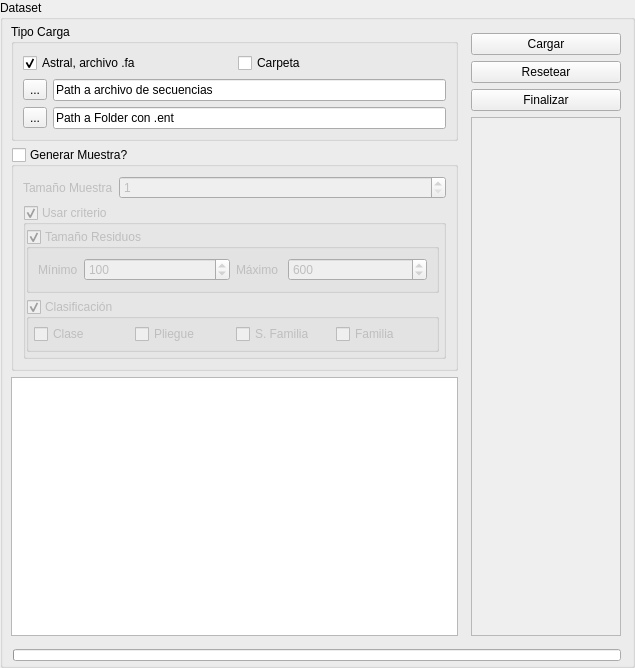
<?xml version="1.0" encoding="UTF-8"?>
<ui version="4.0">
 <class>DatasetView</class>
 <widget class="QGroupBox" name="DatasetView">
  <property name="geometry">
   <rect>
    <x>0</x>
    <y>0</y>
    <width>635</width>
    <height>668</height>
   </rect>
  </property>
  <property name="sizePolicy">
   <sizepolicy hsizetype="Preferred" vsizetype="Preferred">
    <horstretch>0</horstretch>
    <verstretch>0</verstretch>
   </sizepolicy>
  </property>
  <property name="windowTitle">
   <string>GroupBox</string>
  </property>
  <property name="title">
   <string>Dataset</string>
  </property>
  <layout class="QVBoxLayout" name="verticalLayout_3">
   <property name="spacing">
    <number>4</number>
   </property>
   <property name="sizeConstraint">
    <enum>QLayout::SetDefaultConstraint</enum>
   </property>
   <property name="leftMargin">
    <number>4</number>
   </property>
   <property name="topMargin">
    <number>4</number>
   </property>
   <property name="bottomMargin">
    <number>4</number>
   </property>
   <item>
    <layout class="QHBoxLayout" name="layoutForm">
     <item>
      <widget class="QFrame" name="formVerticalFrame">
       <property name="sizePolicy">
        <sizepolicy hsizetype="Expanding" vsizetype="Preferred">
         <horstretch>0</horstretch>
         <verstretch>0</verstretch>
        </sizepolicy>
       </property>
       <property name="styleSheet">
        <string notr="true">e</string>
       </property>
       <layout class="QVBoxLayout" name="formFrame">
        <property name="leftMargin">
         <number>4</number>
        </property>
        <property name="topMargin">
         <number>0</number>
        </property>
        <property name="bottomMargin">
         <number>0</number>
        </property>
        <item>
         <widget class="QGroupBox" name="qgb1_loadType">
          <property name="sizePolicy">
           <sizepolicy hsizetype="Expanding" vsizetype="Fixed">
            <horstretch>0</horstretch>
            <verstretch>0</verstretch>
           </sizepolicy>
          </property>
          <property name="title">
           <string>Tipo Carga</string>
          </property>
          <property name="checkable">
           <bool>false</bool>
          </property>
          <layout class="QVBoxLayout" name="verticalLayout_2">
           <item>
            <layout class="QHBoxLayout" name="typeLayout">
             <property name="sizeConstraint">
              <enum>QLayout::SetDefaultConstraint</enum>
             </property>
             <item>
              <widget class="QCheckBox" name="qcb1_pathId">
               <property name="text">
                <string>Astral, archivo .fa</string>
               </property>
               <property name="checked">
                <bool>true</bool>
               </property>
               <property name="autoExclusive">
                <bool>true</bool>
               </property>
              </widget>
             </item>
             <item>
              <widget class="QCheckBox" name="qcb2_pathFolder">
               <property name="text">
                <string>Carpeta</string>
               </property>
               <property name="autoExclusive">
                <bool>true</bool>
               </property>
              </widget>
             </item>
            </layout>
           </item>
           <item>
            <layout class="QGridLayout" name="lay2_Inputs">
             <property name="sizeConstraint">
              <enum>QLayout::SetDefaultConstraint</enum>
             </property>
             <item row="0" column="0">
              <widget class="QToolButton" name="qtb1_pathId">
               <property name="text">
                <string>...</string>
               </property>
              </widget>
             </item>
             <item row="0" column="1">
              <widget class="QLineEdit" name="qle1_pathId">
               <property name="text">
                <string>Path a archivo de secuencias</string>
               </property>
               <property name="readOnly">
                <bool>true</bool>
               </property>
              </widget>
             </item>
             <item row="1" column="0">
              <widget class="QToolButton" name="qtb2_pathFolder">
               <property name="text">
                <string>...</string>
               </property>
              </widget>
             </item>
             <item row="1" column="1">
              <widget class="QLineEdit" name="qle2_pathFolder">
               <property name="text">
                <string>Path a Folder con .ent</string>
               </property>
               <property name="readOnly">
                <bool>true</bool>
               </property>
              </widget>
             </item>
            </layout>
           </item>
          </layout>
         </widget>
        </item>
        <item>
         <widget class="QGroupBox" name="qgb2_sample">
          <property name="sizePolicy">
           <sizepolicy hsizetype="Preferred" vsizetype="Fixed">
            <horstretch>0</horstretch>
            <verstretch>0</verstretch>
           </sizepolicy>
          </property>
          <property name="title">
           <string>Generar Muestra?</string>
          </property>
          <property name="checkable">
           <bool>true</bool>
          </property>
          <property name="checked">
           <bool>false</bool>
          </property>
          <layout class="QFormLayout" name="formLayout">
           <item row="0" column="0">
            <widget class="QLabel" name="qlbl_size">
             <property name="text">
              <string>Tamaño Muestra</string>
             </property>
            </widget>
           </item>
           <item row="0" column="1">
            <widget class="QSpinBox" name="qsb_size">
             <property name="minimum">
              <number>1</number>
             </property>
             <property name="maximum">
              <number>16777215</number>
             </property>
            </widget>
           </item>
           <item row="1" column="0" colspan="2">
            <widget class="QGroupBox" name="qgb1_filterSample">
             <property name="title">
              <string>Usar criterio</string>
             </property>
             <property name="flat">
              <bool>true</bool>
             </property>
             <property name="checkable">
              <bool>true</bool>
             </property>
             <layout class="QVBoxLayout" name="verticalLayout_4">
              <property name="leftMargin">
               <number>0</number>
              </property>
              <property name="topMargin">
               <number>4</number>
              </property>
              <property name="rightMargin">
               <number>4</number>
              </property>
              <property name="bottomMargin">
               <number>4</number>
              </property>
              <item>
               <widget class="QGroupBox" name="qgb1_size">
                <property name="title">
                 <string>Tamaño Residuos</string>
                </property>
                <property name="flat">
                 <bool>true</bool>
                </property>
                <property name="checkable">
                 <bool>true</bool>
                </property>
                <layout class="QHBoxLayout" name="horizontalLayout">
                 <item>
                  <layout class="QFormLayout" name="formLayout_2">
                   <item row="0" column="0">
                    <widget class="QLabel" name="qlbl_minProtSize">
                     <property name="text">
                      <string>Mínimo</string>
                     </property>
                    </widget>
                   </item>
                   <item row="0" column="1">
                    <widget class="QSpinBox" name="qsb_minProtSize">
                     <property name="minimumSize">
                      <size>
                       <width>80</width>
                       <height>0</height>
                      </size>
                     </property>
                     <property name="maximumSize">
                      <size>
                       <width>180</width>
                       <height>16777215</height>
                      </size>
                     </property>
                     <property name="maximum">
                      <number>16777215</number>
                     </property>
                     <property name="value">
                      <number>100</number>
                     </property>
                    </widget>
                   </item>
                  </layout>
                 </item>
                 <item>
                  <layout class="QFormLayout" name="formLayout_4">
                   <item row="0" column="0">
                    <widget class="QLabel" name="qlbl_maxProtSize">
                     <property name="text">
                      <string>Máximo </string>
                     </property>
                    </widget>
                   </item>
                   <item row="0" column="1">
                    <widget class="QSpinBox" name="qsb_maxProtSize">
                     <property name="minimumSize">
                      <size>
                       <width>80</width>
                       <height>0</height>
                      </size>
                     </property>
                     <property name="maximumSize">
                      <size>
                       <width>180</width>
                       <height>16777215</height>
                      </size>
                     </property>
                     <property name="maximum">
                      <number>16777215</number>
                     </property>
                     <property name="value">
                      <number>600</number>
                     </property>
                    </widget>
                   </item>
                  </layout>
                 </item>
                </layout>
               </widget>
              </item>
              <item>
               <widget class="QGroupBox" name="qgb2_scopClass">
                <property name="styleSheet">
                 <string notr="true"/>
                </property>
                <property name="title">
                 <string>Clasificación</string>
                </property>
                <property name="flat">
                 <bool>true</bool>
                </property>
                <property name="checkable">
                 <bool>true</bool>
                </property>
                <layout class="QGridLayout" name="classFilter_layout">
                 <property name="leftMargin">
                  <number>5</number>
                 </property>
                 <property name="topMargin">
                  <number>5</number>
                 </property>
                 <property name="rightMargin">
                  <number>5</number>
                 </property>
                 <property name="bottomMargin">
                  <number>5</number>
                 </property>
                 <item row="0" column="1">
                  <widget class="QCheckBox" name="fold_check">
                   <property name="text">
                    <string>Pliegue</string>
                   </property>
                   <property name="autoExclusive">
                    <bool>true</bool>
                   </property>
                  </widget>
                 </item>
                 <item row="0" column="2">
                  <widget class="QCheckBox" name="superFam_check">
                   <property name="text">
                    <string>S. Familia</string>
                   </property>
                   <property name="autoExclusive">
                    <bool>true</bool>
                   </property>
                  </widget>
                 </item>
                 <item row="0" column="3">
                  <widget class="QCheckBox" name="family_check">
                   <property name="text">
                    <string>Familia</string>
                   </property>
                   <property name="autoExclusive">
                    <bool>true</bool>
                   </property>
                  </widget>
                 </item>
                 <item row="0" column="0">
                  <widget class="QCheckBox" name="class_check">
                   <property name="text">
                    <string>Clase</string>
                   </property>
                   <property name="autoExclusive">
                    <bool>true</bool>
                   </property>
                  </widget>
                 </item>
                </layout>
               </widget>
              </item>
             </layout>
            </widget>
           </item>
          </layout>
         </widget>
        </item>
        <item>
         <widget class="QTableView" name="qtv_proteins">
          <property name="minimumSize">
           <size>
            <width>0</width>
            <height>100</height>
           </size>
          </property>
         </widget>
        </item>
       </layout>
      </widget>
     </item>
     <item>
      <widget class="QFrame" name="actionsFrame">
       <property name="sizePolicy">
        <sizepolicy hsizetype="Preferred" vsizetype="Preferred">
         <horstretch>0</horstretch>
         <verstretch>0</verstretch>
        </sizepolicy>
       </property>
       <layout class="QVBoxLayout" name="sideFrame">
        <property name="sizeConstraint">
         <enum>QLayout::SetDefaultConstraint</enum>
        </property>
        <property name="leftMargin">
         <number>0</number>
        </property>
        <property name="topMargin">
         <number>0</number>
        </property>
        <property name="rightMargin">
         <number>0</number>
        </property>
        <property name="bottomMargin">
         <number>0</number>
        </property>
        <item>
         <widget class="QFrame" name="sideFrame1Buttons">
          <property name="sizePolicy">
           <sizepolicy hsizetype="Preferred" vsizetype="Preferred">
            <horstretch>0</horstretch>
            <verstretch>0</verstretch>
           </sizepolicy>
          </property>
          <property name="maximumSize">
           <size>
            <width>150</width>
            <height>16777215</height>
           </size>
          </property>
          <layout class="QVBoxLayout" name="verticalLayout">
           <property name="sizeConstraint">
            <enum>QLayout::SetDefaultConstraint</enum>
           </property>
           <property name="leftMargin">
            <number>0</number>
           </property>
           <property name="topMargin">
            <number>9</number>
           </property>
           <property name="rightMargin">
            <number>0</number>
           </property>
           <property name="bottomMargin">
            <number>0</number>
           </property>
           <item>
            <widget class="QPushButton" name="qpb1_loadDataset">
             <property name="sizePolicy">
              <sizepolicy hsizetype="Preferred" vsizetype="Preferred">
               <horstretch>0</horstretch>
               <verstretch>0</verstretch>
              </sizepolicy>
             </property>
             <property name="text">
              <string>Cargar</string>
             </property>
            </widget>
           </item>
           <item>
            <widget class="QPushButton" name="qpb3_resetDataset">
             <property name="sizePolicy">
              <sizepolicy hsizetype="Preferred" vsizetype="Preferred">
               <horstretch>0</horstretch>
               <verstretch>0</verstretch>
              </sizepolicy>
             </property>
             <property name="text">
              <string>Resetear</string>
             </property>
            </widget>
           </item>
           <item>
            <widget class="QPushButton" name="qpb4_finishSelection">
             <property name="sizePolicy">
              <sizepolicy hsizetype="Preferred" vsizetype="Preferred">
               <horstretch>0</horstretch>
               <verstretch>0</verstretch>
              </sizepolicy>
             </property>
             <property name="text">
              <string>Finalizar</string>
             </property>
            </widget>
           </item>
          </layout>
         </widget>
        </item>
        <item>
         <widget class="QTextEdit" name="sideLoadLogger">
          <property name="enabled">
           <bool>false</bool>
          </property>
          <property name="sizePolicy">
           <sizepolicy hsizetype="Preferred" vsizetype="Preferred">
            <horstretch>0</horstretch>
            <verstretch>1</verstretch>
           </sizepolicy>
          </property>
          <property name="minimumSize">
           <size>
            <width>0</width>
            <height>0</height>
           </size>
          </property>
          <property name="maximumSize">
           <size>
            <width>150</width>
            <height>16777215</height>
           </size>
          </property>
         </widget>
        </item>
       </layout>
      </widget>
     </item>
    </layout>
   </item>
   <item>
    <widget class="QWidget" name="progressWidget" native="true">
     <layout class="QFormLayout" name="formLayout_3">
      <property name="leftMargin">
       <number>0</number>
      </property>
      <property name="rightMargin">
       <number>0</number>
      </property>
      <property name="bottomMargin">
       <number>0</number>
      </property>
      <item row="0" column="1">
       <widget class="QProgressBar" name="qpb_progressBar">
        <property name="minimumSize">
         <size>
          <width>0</width>
          <height>10</height>
         </size>
        </property>
        <property name="maximumSize">
         <size>
          <width>16777215</width>
          <height>12</height>
         </size>
        </property>
        <property name="value">
         <number>0</number>
        </property>
        <property name="textVisible">
         <bool>false</bool>
        </property>
       </widget>
      </item>
     </layout>
    </widget>
   </item>
  </layout>
 </widget>
 <resources/>
 <connections/>
</ui>
